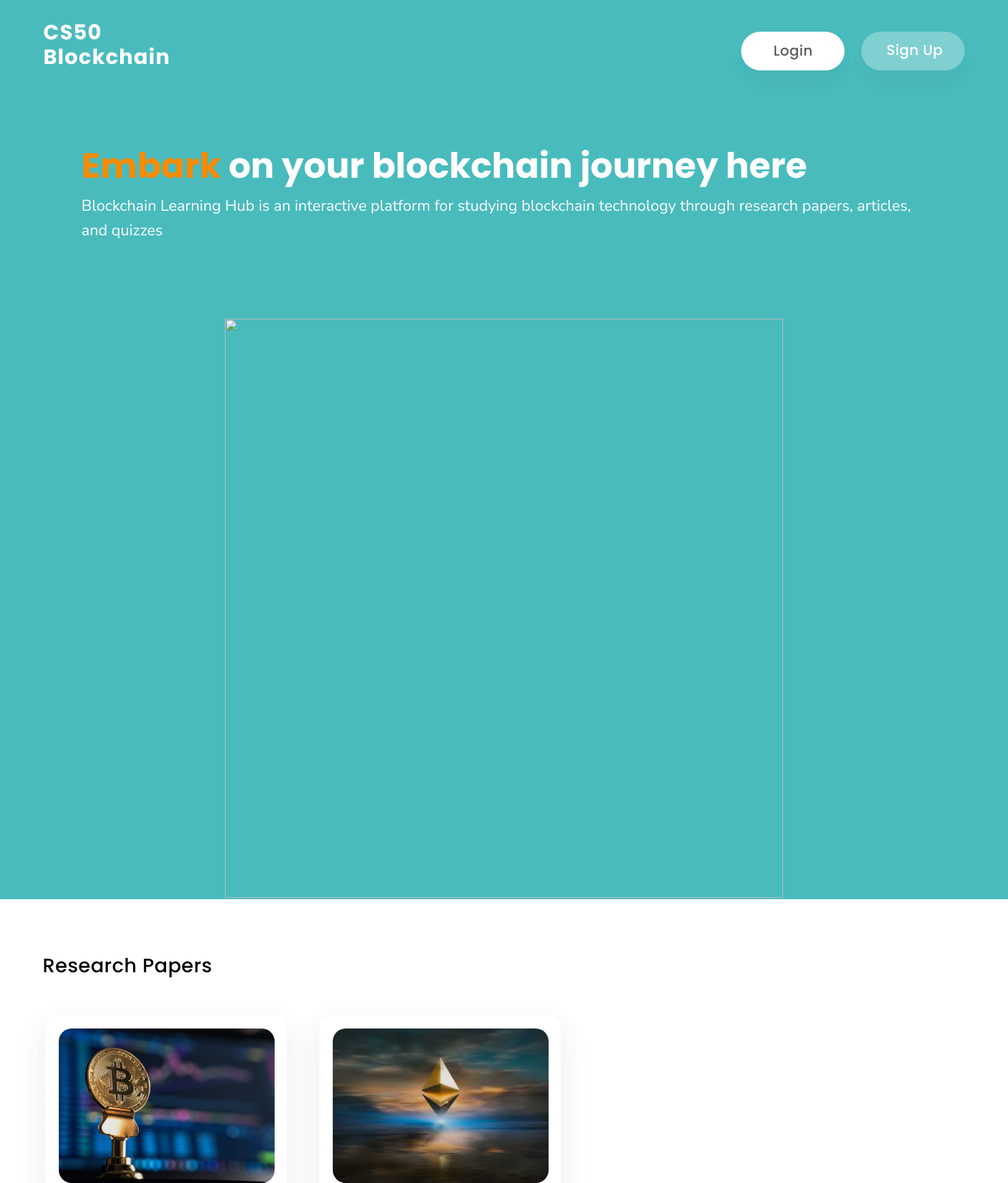
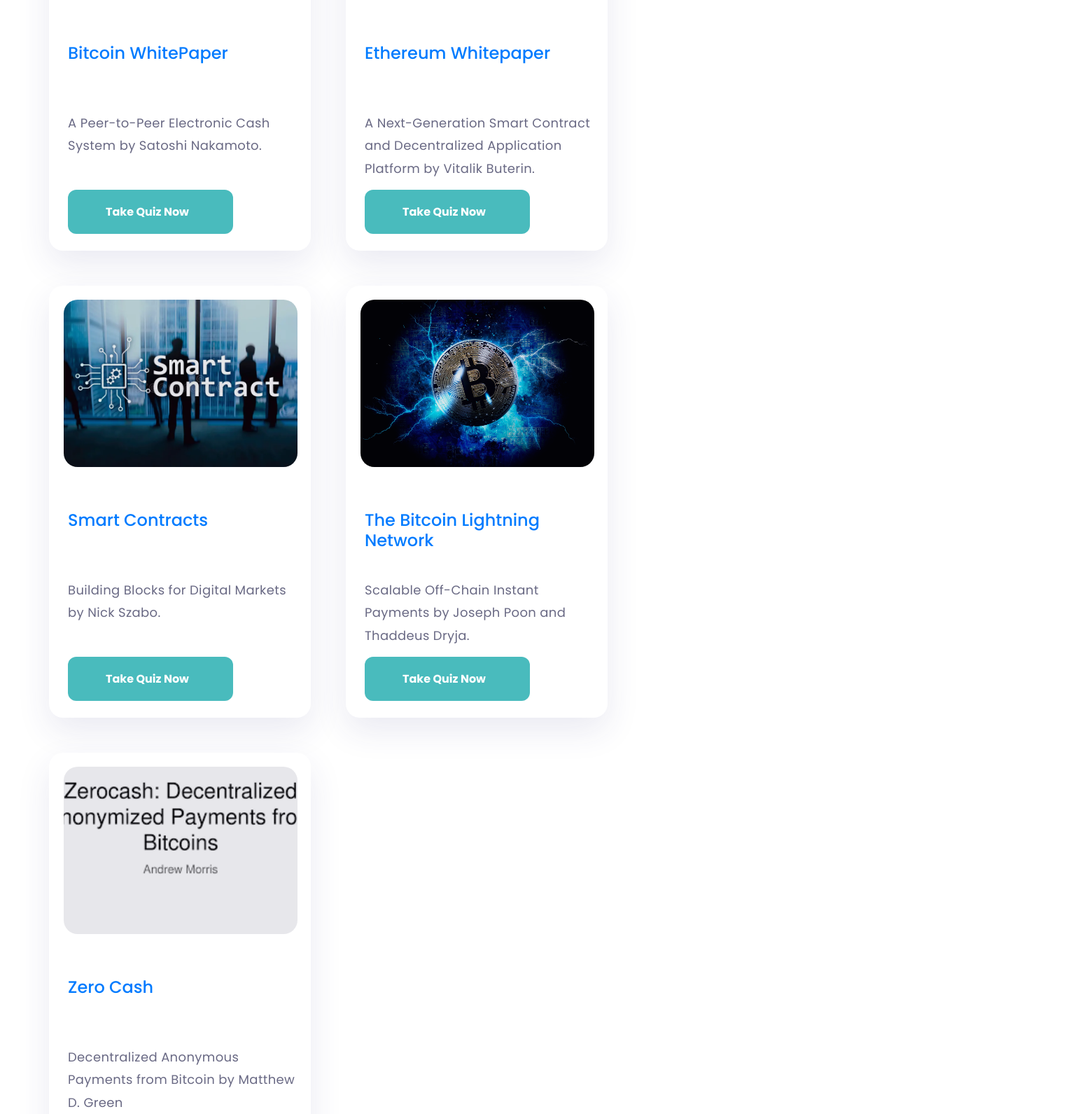
The page / (upper part) on the database its author committed (2 pictures, top to bottom).
### HUB/models.py (models this page shows, shortened)
class ResearchPaper(models.Model):
    name = models.CharField(max_length=255)
    description = models.TextField(null=True, blank=True)
    link = models.URLField()
    photo = models.ImageField(upload_to='HUB/files/photos/', null=True, blank=True)

### HUB/views.py (the view)
# urls.py: path("", views.index, name="index"),
def index(request):
        Papers = ResearchPaper.objects.all()
        if len(Papers) == 1:
            paper_pairs = [[Papers[0]]]  # Create a list containing a single pair with the single object
        else:
            paper_pairs = [Papers[i:i + 2] for i in range(0, len(Papers), 2)]
        articles = Articles.objects.all()
        if len(articles) == 1:
            art_pairs = [[articles[0]]]  # Create a list containing a single pair with the single object
        else:
            art_pairs = [articles[i:i + 2] for i in range(0, len(articles), 2)]
        return render(request, "HUB/main.html", {'paper_pairs' : paper_pairs, 'Papers' : Papers, 'art_pairs' : art_pairs, 'articles' : articles})

### HUB/templates/HUB/main.html (shortened to what this page needs)
{% load static %}
<!DOCTYPE html>
<html>
  <head>
    <link rel="stylesheet" href="{% static 'HUB/global2.css' %}" />
    <link rel="stylesheet" href="{% static 'HUB/nav-bar.css' %}" />
    <link rel="stylesheet" href="{% static 'HUB/index.css' %}" />
    <link rel="stylesheet" href="{% static 'HUB/frame-466.css' %}" />
    <link rel="stylesheet" href="{% static 'HUB/frame-467.css' %}" />
    <link rel="stylesheet" href="{% static 'HUB/footer.css' %}" />
    <link rel="stylesheet" href="https://cdn.jsdelivr.net/npm/bootstrap@4.0.0/dist/css/bootstrap.min.css">
    <link href="https://netdna.bootstrapcdn.com/font-awesome/4.0.3/css/font-awesome.css" rel="stylesheet">
  </head>
  <body>
    <section class="nav-bar">
      <section class="group-parent">
        <div class="group-wrapper">
          <div class="cs50-blockchain-wrapper">
            <h3 class="cs50-blockchain">CS50 Blockchain</h3>
          </div>
        </div>
        <div class="frame-parent">
            {% if user.is_authenticated %}
            <button class="rectangle-parent" id="frameButton">
              <div class="frame-child"></div>
            <div class="logout">Log Out</div>
          </button>
            {% else %}
            <button class="rectangle-parent" id="frameButton2">
              <div class="frame-child"></div>
            <div class="login">Login</div>
          </button>
            {% endif %}
          <button class="rectangle-group" id="frameButton1">
            <div class="frame-item"></div>
            <div class="sign-up">Sign Up</div>
          </button>
        </div>
      </section>
    </section>
  </body>
</html>
<html>
  <body>
    <section class="main-section">
      <div class="learning-blockchain-is-now-muc-parent">
        <h1 class="learning-blockchain-is-container">
          <br>
          <span>Embark</span>
          <span class="blockchain-is-now">on your blockchain journey here</span>
        </h1>
        <h6 class="totc-is-an">
          Blockchain Learning Hub is an interactive platform for studying blockchain technology through research papers, articles, and quizzes
        </h6>
      </div>
      <img class="main-section-child" alt="" src="{% static 'public/frame-453@2x.png' %}" />
    </section>
  </body>
</html>
<html>
  <body>
    <div class="frame-top">
      <section class="frame-section">
        <div class="group-wrapper10">
          <div class="research-papers-wrapper">
            <h1 class="research-papers">Research Papers</h1>
          </div>
        </div>
      </section>
      <section class="frame-wrapper1">
        <div class="frame-parent1">
          {% for pair in paper_pairs %}
          <div class="group-parent7">
            {% for obj in pair %}
            <a  href="{{ obj.link}}" class="link-like-div">
            <div class="group-wrapper11">
              <div class="group-wrapper12">
                <div class="group-wrapper12">
                  <div class="rectangle-parent11">
                    <div class="group-child13"></div>
                    <div class="group-parent8">
                      <div class="rectangle-parent12">
                        <img
                          class="group-child14"
                          alt=""
                          src="{{ obj.photo.url }}"
                        />
                        <div class="group-child15"></div>
                      </div>
                      <h2 class="aws-certified-solutions4">
                        {{obj.name}}
                      </h2>
                      <div class="lorem-ipsum-dolor4">
                        {{obj.description}}
                      </div>
                    </div>
                    <button class="rectangle-parent13" id="groupButton" data-id="{{obj.id}}">
                      <div class="group-child16"></div>
                      <b class="take-quiz-now4">Take Quiz Now</b>
                    </button>
                  </div>
                </div>
              </div>
            </div>
          </a>
              {% endfor %}
            </div>
            {% endfor %}
            </div>
      </section>
    </div>
  </body>
</html>
<html>
  <body>
  </body>
</html>
<html>
  <body>
  </body>
</html>

### HUB/static/HUB/global2.css (style rules this page uses)
body { margin: 0; line-height: normal; }
:root { --font-nunito-sans: "Nunito Sans"; --font-poppins: Poppins; --font-size-5xl: 24px; --font-size-11xl: 30px; --font-size-3xl: 22px; --font-size-base: 16px; --font-size-lg: 18px; --color-lightseagreen: #49bbbd; --color-white: #fff; --color-darkslateblue-100: #171b41; --color-gray-100: #252641; --color-slategray: #696984; --color-black: #000; --gap-7xl: 26px; --gap-31xl: 50px; --padding-xl: 20px; --padding-11xl: 30px; --padding-18xl: 37px; --padding-102xl: 121px; --padding-51xl: 70px; --padding-6xl: 25px; --padding-3xs: 10px; --br-61xl: 80px; --br-41xl: 60px; --br-xs: 12px; --br-xl: 20px; }

### HUB/static/HUB/nav-bar.css (style rules this page uses)
.cs50-blockchain { margin: 0; font-size: inherit; letter-spacing: 0.04em; font-weight: 700; font-family: inherit; display: inline-block; }
.cs50-blockchain, .cs50-blockchain-wrapper { position: absolute; top: 0; left: 0; width: 207px; height: 95px; }
.group-wrapper { position: relative; width: 207px; height: 95px; }
.frame-child { position: absolute; top: 0; left: 0; border-radius: var(--br-61xl); background: conic-gradient(from 90deg at 50% 50%, #fff 0deg, #fff 360deg); box-shadow: 0 20px 24px rgba(0, 0, 0, 0.03); width: 160px; height: 60px; }
.login { position: absolute; top: 13px; left: 50px; font-size: var(--font-size-3xl); letter-spacing: 0.02em; font-weight: 500; font-family: var(--font-poppins); color: #5b5b5b; text-align: left; }
.rectangle-parent { cursor: pointer; border: 0; padding: 0; background-color: transparent; position: relative; width: 160px; height: 60px; }
.frame-item { position: absolute; top: 0; left: 0; border-radius: var(--br-61xl); background-color: rgba(255, 255, 255, 0.3); box-shadow: 0 20px 24px rgba(0, 0, 0, 0.03); width: 160px; height: 60px; }
.sign-up { position: absolute; top: 12px; left: 39px; font-size: var(--font-size-3xl); letter-spacing: 0.02em; font-weight: 500; font-family: var(--font-poppins); color: var(--color-white); text-align: left; }
.rectangle-group { cursor: pointer; border: 0; padding: 0; background-color: transparent; position: relative; width: 160px; height: 60px; }
.frame-parent, .group-parent { display: flex; flex-direction: row; align-items: center; }
.frame-parent { justify-content: flex-start; gap: var(--gap-7xl); }
.group-parent { align-self: stretch; flex: 1; justify-content: space-between; text-align: left; font-size: 32px; color: var(--color-white); font-family: var(--font-poppins); }
.nav-bar { position: relative; background-color: var(--color-lightseagreen); width: 100%; overflow: hidden; display: flex; flex-direction: column; padding: 31px 67px; box-sizing: border-box; align-items: flex-start; justify-content: flex-start; }

### HUB/static/HUB/index.css (style rules this page uses)
.blockchain-is-now { color: var(--color-white); }
.learning-blockchain-is-container { margin: 0; align-self: stretch; position: relative; font-size: inherit; font-weight: 700; font-family: inherit; }
.totc-is-an { margin: 0; align-self: stretch; position: relative; font-size: var(--font-size-5xl); line-height: 160%; font-weight: 400; font-family: var(--font-nunito-sans); color: var(--color-white); }
.learning-blockchain-is-now-muc-parent { height: 272px; display: flex; flex-direction: column; align-items: center; justify-content: flex-start; gap: 10px; }
.main-section-child { position: relative; width: 864px; height: 896px; object-fit: cover; }
.main-section { position: relative; background-color: var(--color-lightseagreen); width: 100%; overflow: hidden; display: flex; flex-direction: row; padding: 2px 126px; box-sizing: border-box; align-items: center; justify-content: flex-start; gap: 62px; text-align: left; font-size: 54px; color: #f48c06; font-family: var(--font-poppins); }
@media screen and (max-width: 1783px) { .main-section { flex-direction: column; } }

### rows shown on the page
ResearchPaper: photo (picture), name "Bitcoin WhitePaper", description "A Peer-to-Peer Electronic Cash System by Satoshi Nakamoto."
ResearchPaper: photo (picture), name "Ethereum Whitepaper", description "A Next-Generation Smart Contract and Decentralized Application Platform by Vitalik Buterin."
ResearchPaper: photo (picture), name "Smart Contracts", description "Building Blocks for Digital Markets by Nick Szabo."
ResearchPaper: photo (picture), name "The Bitcoin Lightning Network", description "Scalable Off-Chain Instant Payments by Joseph Poon and Thaddeus Dryja."
ResearchPaper: photo (picture), name "Zero Cash", description "Decentralized Anonymous Payments from Bitcoin by Matthew D. Green"
